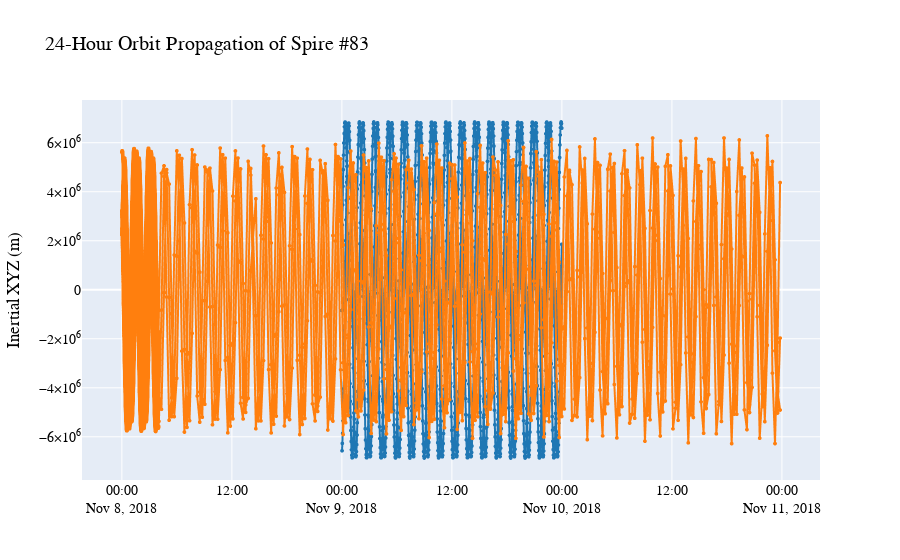

Notebook code for this chart:
### Code cell
import plotly.graph_objects as go
from plotly.offline import plot, iplot
from plotly.subplots import make_subplots
import plotly.express as px
import plotly.io as pio   ### Allows you to save plotly figs


fig  = make_subplots(
    rows=1, cols=1,
    subplot_titles=([' ',' ']),
    shared_xaxes=False,
    vertical_spacing = 0.1,
            )

################S#######################################
font_dict=dict(family='Arial',size=14,color='black')
#######################################################

col_r  =  "#ff7f0e"  # 'tab:orange'
col_b  =  "#1f77b4"  # 'tab:blue'


fig.add_trace(go.Scattergl(x=dates,
                           y=Obj.__dict__['Trajectory_orbfil']['2018.313']['data_record']['Satellite Inertial X coordinate'],
                           mode='markers+lines',
                           marker = dict(size=4, color=col_b),
                           opacity=1,
                           showlegend=False), row=1, col=1)
fig.add_trace(go.Scattergl(x=dates,
                           y=Obj.__dict__['Trajectory_orbfil']['2018.313']['data_record']['Satellite Inertial Y coordinate'],
                           mode='markers+lines',
                           marker = dict(size=4, color=col_b),
                           opacity=1,
                           showlegend=False), row=1, col=1)
fig.add_trace(go.Scattergl(x=dates,
                           y=Obj.__dict__['Trajectory_orbfil']['2018.313']['data_record']['Satellite Inertial Z coordinate'],
                           mode='markers+lines',
                           marker = dict(size=4, color=col_b),
                           opacity=1,
                           showlegend=False), row=1, col=1)

fig.add_trace(go.Scattergl(x = SpireDF['tim (gps)'],
                           y =x_spire,
                           mode='markers+lines',
                           marker = dict(size=4, color=col_r),
                           opacity=1,
                           showlegend=False), row=1, col=1)
fig.add_trace(go.Scattergl(x = SpireDF['tim (gps)'],
                           y = y_spire,
                           mode='markers+lines',
                           marker = dict(size=4, color=col_r),
                           opacity=1,
                           showlegend=False), row=1, col=1)
fig.add_trace(go.Scattergl(x = SpireDF['tim (gps)'],
                           y = z_spire,
                           mode='markers+lines',
                           marker = dict(size=4, color=col_r),
                           opacity=1,
                           showlegend=False), row=1, col=1)

fig.update_yaxes(title_text="Inertial XYZ (m)",exponentformat= 'power',row=1, col=1)
fig.update_xaxes(title="Date", row=1, col=2)


fig.update_layout(title = '24-Hour Orbit Propagation of Spire #83',
                  autosize=True,
#                   autosize=False,    width=1000,    height=800,
                  legend= {'itemsizing': 'trace'},
                  font=font_dict,
                 )
fig.show(config=dict({
            'displayModeBar': False,
            'responsive': False,
            'staticPlot': False,
            'displaylogo': False,
            'showTips': False,
            }))

### Figure 1 — Plotly figure (JSON) as saved in the notebook; plotly's stock layout.template omitted (floating-point values rounded to 4 significant figures; data arrays with more than 128 entries replaced by an {"elided": "..."} marker saying what was removed)
{"data": [{"marker": {"color": "#1f77b4", "size": 4}, "mode": "markers+lines", "opacity": 1, "showlegend": false, "type": "scattergl", "x": {"elided": "720 str values"}, "xaxis": "x", "y": {"elided": "720 float values"}, "yaxis": "y"}, {"marker": {"color": "#1f77b4", "size": 4}, "mode": "markers+lines", "opacity": 1, "showlegend": false, "type": "scattergl", "x": {"elided": "720 str values"}, "xaxis": "x", "y": {"elided": "720 float values"}, "yaxis": "y"}, {"marker": {"color": "#1f77b4", "size": 4}, "mode": "markers+lines", "opacity": 1, "showlegend": false, "type": "scattergl", "x": {"elided": "720 str values"}, "xaxis": "x", "y": {"elided": "720 float values"}, "yaxis": "y"}, {"marker": {"color": "#ff7f0e", "size": 4}, "mode": "markers+lines", "opacity": 1, "showlegend": false, "type": "scattergl", "x": {"elided": "1877 str values"}, "xaxis": "x", "y": {"elided": "1877 float values"}, "yaxis": "y"}, {"marker": {"color": "#ff7f0e", "size": 4}, "mode": "markers+lines", "opacity": 1, "showlegend": false, "type": "scattergl", "x": {"elided": "1877 str values"}, "xaxis": "x", "y": {"elided": "1877 float values"}, "yaxis": "y"}, {"marker": {"color": "#ff7f0e", "size": 4}, "mode": "markers+lines", "opacity": 1, "showlegend": false, "type": "scattergl", "x": {"elided": "1877 str values"}, "xaxis": "x", "y": {"elided": "1877 float values"}, "yaxis": "y"}], "layout": {"annotations": [{"font": {"size": 16}, "showarrow": false, "text": " ", "x": 0.5, "xanchor": "center", "xref": "paper", "y": 1, "yanchor": "bottom", "yref": "paper"}], "autosize": true, "font": {"color": "black", "family": "Arial", "size": 14}, "legend": {"itemsizing": "trace"}, "title": {"text": "24-Hour Orbit Propagation of Spire #83"}, "xaxis": {"anchor": "y", "domain": [0, 1]}, "yaxis": {"anchor": "x", "domain": [0, 1], "exponentformat": "power", "title": {"text": "Inertial XYZ (m)"}}}}
